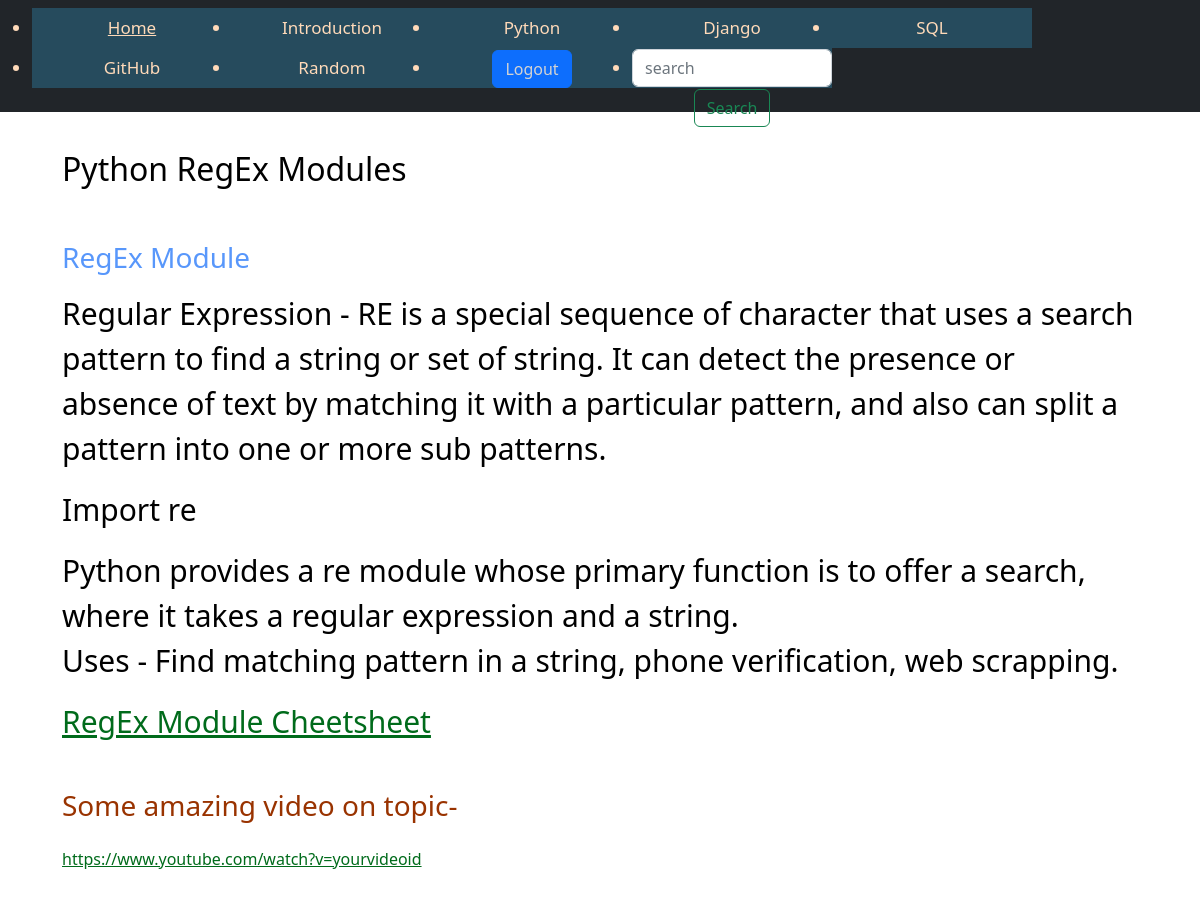
Screenshot of /regex_module/ with the database file from the repository.
### main/models.py (models this page shows)
class PythonMeaning(models.Model):
    title = models.CharField(max_length=255, blank=True)
    text = models.TextField()
    img = models.ImageField(upload_to="productImages", blank=True)
    url = models.URLField(max_length=200, blank=True, null=True)
    pdf = models.FileField(upload_to='pdfs',blank=True)

### main/views.py (the view)
# urls.py: path('regex_module/', regex_module, name='regex_module'),
def regex_module(request):
    meaning= PythonMeaning.objects.filter(Q(title__contains="RegEx") | Q(title__contains="re."))
    return render(request, 'main/regex_module.html', {"meaning": meaning})

### main/templates/main/regex_module.html (shortened to what this page needs)
<!doctype html>
<html lang="en">
<head>
</head>
<body>
{% include 'main/nav.html' %}
 <div class="container">
  <div class="right-section">
     <h2 style="margin-top: 50px">Python RegEx Modules</h2><br>
      {% for mean in meaning %}
     <h3 style="color: #5897fb">{{ mean.title }}</h3>
     <p>{% if mean.img %} <img src="{{ mean.img.url }}" alt=""> {% endif %}{{ mean.text|linebreaks }}</p>
     <a {% if mean.pdf %} href="{{ mean.pdf.url }}" class="nav__link" style="color: #006b1b"> {% endif %}RegEx Module Cheetsheet</a><br>
      {% endfor %}
      <div>
          <br>
          <h3 style="color: #993300">Some amazing video on topic-</h3>
          <a href="https://www.youtube.com/watch?v=yourvideoid" class="href">https://www.youtube.com/watch?v=yourvideoid</a>
  </div>
  </div>
</div>
</body>
</html>

### main/templates/main/regex_module.html (style rules this page uses)
.container { display: flex; width: 100%; height: 100%; }
.right-section { font-size: 30px; padding-left: 20px; padding-right: 20px; padding-top: 100px; color: black; }
.href { color: #006b1b; font-size: medium; padding-bottom: 200px; }

### rows the page displays
PythonMeaning: title "RegEx Module", text "Regular Expression - RE is a special sequence of character that uses a search pattern to find a string or set of string. It can detect the presence or absence of text by matching it with a particular pattern, and also can split a pattern into one or more sub patterns. Import re Python provides a re module whose primary function is to offer a search, where it takes a regular expression and a string. Uses - Find matching pattern in a string, phone verification, web scrapping."
